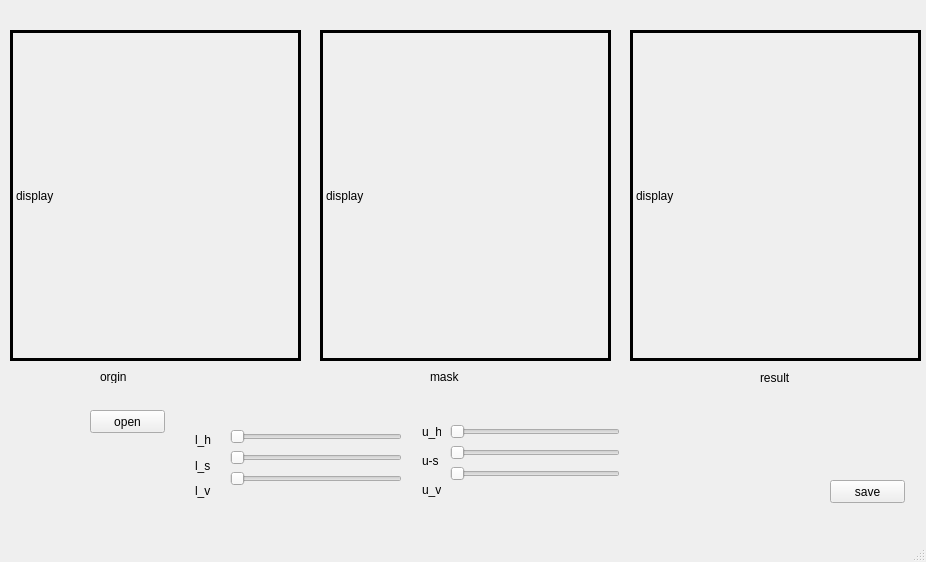
<?xml version="1.0" encoding="UTF-8"?>
<ui version="4.0">
 <class>MainWindow</class>
 <widget class="QMainWindow" name="MainWindow">
  <property name="geometry">
   <rect>
    <x>0</x>
    <y>0</y>
    <width>926</width>
    <height>562</height>
   </rect>
  </property>
  <property name="windowTitle">
   <string>MainWindow</string>
  </property>
  <widget class="QWidget" name="centralwidget">
   <widget class="QWidget" name="verticalLayoutWidget_4">
    <property name="geometry">
     <rect>
      <x>450</x>
      <y>420</y>
      <width>170</width>
      <height>89</height>
     </rect>
    </property>
    <layout class="QVBoxLayout" name="verticalLayout_4">
     <property name="topMargin">
      <number>4</number>
     </property>
     <item>
      <widget class="QSlider" name="tb_h">
       <property name="orientation">
        <enum>Qt::Horizontal</enum>
       </property>
      </widget>
     </item>
     <item>
      <widget class="QSlider" name="tb_s">
       <property name="orientation">
        <enum>Qt::Horizontal</enum>
       </property>
      </widget>
     </item>
     <item>
      <widget class="QSlider" name="tb_v">
       <property name="orientation">
        <enum>Qt::Horizontal</enum>
       </property>
      </widget>
     </item>
     <item>
      <spacer name="verticalSpacer_2">
       <property name="orientation">
        <enum>Qt::Vertical</enum>
       </property>
       <property name="sizeHint" stdset="0">
        <size>
         <width>20</width>
         <height>40</height>
        </size>
       </property>
      </spacer>
     </item>
    </layout>
   </widget>
   <widget class="QWidget" name="verticalLayoutWidget_5">
    <property name="geometry">
     <rect>
      <x>230</x>
      <y>420</y>
      <width>172</width>
      <height>94</height>
     </rect>
    </property>
    <layout class="QVBoxLayout" name="verticalLayout_5">
     <property name="topMargin">
      <number>9</number>
     </property>
     <item>
      <widget class="QSlider" name="tb_r">
       <property name="orientation">
        <enum>Qt::Horizontal</enum>
       </property>
      </widget>
     </item>
     <item>
      <widget class="QSlider" name="tb_g">
       <property name="orientation">
        <enum>Qt::Horizontal</enum>
       </property>
      </widget>
     </item>
     <item>
      <widget class="QSlider" name="tb_b">
       <property name="orientation">
        <enum>Qt::Horizontal</enum>
       </property>
      </widget>
     </item>
     <item>
      <spacer name="verticalSpacer">
       <property name="orientation">
        <enum>Qt::Vertical</enum>
       </property>
       <property name="sizeHint" stdset="0">
        <size>
         <width>20</width>
         <height>40</height>
        </size>
       </property>
      </spacer>
     </item>
    </layout>
   </widget>
   <widget class="QLabel" name="screen">
    <property name="geometry">
     <rect>
      <x>10</x>
      <y>30</y>
      <width>291</width>
      <height>331</height>
     </rect>
    </property>
    <property name="frameShape">
     <enum>QFrame::Box</enum>
    </property>
    <property name="lineWidth">
     <number>3</number>
    </property>
    <property name="text">
     <string>display</string>
    </property>
   </widget>
   <widget class="QPushButton" name="btn_open">
    <property name="geometry">
     <rect>
      <x>90</x>
      <y>410</y>
      <width>75</width>
      <height>23</height>
     </rect>
    </property>
    <property name="text">
     <string>open</string>
    </property>
   </widget>
   <widget class="QPushButton" name="btn_save">
    <property name="geometry">
     <rect>
      <x>830</x>
      <y>480</y>
      <width>75</width>
      <height>23</height>
     </rect>
    </property>
    <property name="text">
     <string>save</string>
    </property>
   </widget>
   <widget class="QLabel" name="screen_2">
    <property name="geometry">
     <rect>
      <x>320</x>
      <y>30</y>
      <width>291</width>
      <height>331</height>
     </rect>
    </property>
    <property name="frameShape">
     <enum>QFrame::Box</enum>
    </property>
    <property name="lineWidth">
     <number>3</number>
    </property>
    <property name="text">
     <string>display</string>
    </property>
   </widget>
   <widget class="QLabel" name="screen_3">
    <property name="geometry">
     <rect>
      <x>630</x>
      <y>30</y>
      <width>291</width>
      <height>331</height>
     </rect>
    </property>
    <property name="frameShape">
     <enum>QFrame::Box</enum>
    </property>
    <property name="lineWidth">
     <number>3</number>
    </property>
    <property name="text">
     <string>display</string>
    </property>
   </widget>
   <widget class="QLabel" name="label_7">
    <property name="geometry">
     <rect>
      <x>100</x>
      <y>370</y>
      <width>47</width>
      <height>13</height>
     </rect>
    </property>
    <property name="text">
     <string>orgin</string>
    </property>
   </widget>
   <widget class="QLabel" name="label_8">
    <property name="geometry">
     <rect>
      <x>430</x>
      <y>370</y>
      <width>47</width>
      <height>13</height>
     </rect>
    </property>
    <property name="text">
     <string>mask</string>
    </property>
   </widget>
   <widget class="QLabel" name="label_9">
    <property name="geometry">
     <rect>
      <x>760</x>
      <y>370</y>
      <width>47</width>
      <height>16</height>
     </rect>
    </property>
    <property name="text">
     <string>result</string>
    </property>
   </widget>
   <widget class="QWidget" name="">
    <property name="geometry">
     <rect>
      <x>195</x>
      <y>430</y>
      <width>21</width>
      <height>71</height>
     </rect>
    </property>
    <layout class="QVBoxLayout" name="verticalLayout_3">
     <item>
      <widget class="QLabel" name="label">
       <property name="text">
        <string>l_h</string>
       </property>
      </widget>
     </item>
     <item>
      <widget class="QLabel" name="label_2">
       <property name="text">
        <string>l_s</string>
       </property>
      </widget>
     </item>
     <item>
      <widget class="QLabel" name="label_3">
       <property name="text">
        <string>l_v</string>
       </property>
      </widget>
     </item>
    </layout>
   </widget>
   <widget class="QWidget" name="">
    <property name="geometry">
     <rect>
      <x>420</x>
      <y>420</y>
      <width>21</width>
      <height>81</height>
     </rect>
    </property>
    <layout class="QVBoxLayout" name="verticalLayout_6">
     <property name="leftMargin">
      <number>2</number>
     </property>
     <property name="topMargin">
      <number>0</number>
     </property>
     <item>
      <widget class="QLabel" name="label_4">
       <property name="text">
        <string>u_h</string>
       </property>
      </widget>
     </item>
     <item>
      <widget class="QLabel" name="label_5">
       <property name="text">
        <string>u-s</string>
       </property>
      </widget>
     </item>
     <item>
      <widget class="QLabel" name="label_6">
       <property name="text">
        <string>u_v</string>
       </property>
      </widget>
     </item>
    </layout>
   </widget>
  </widget>
  <widget class="QMenuBar" name="menubar">
   <property name="geometry">
    <rect>
     <x>0</x>
     <y>0</y>
     <width>926</width>
     <height>21</height>
    </rect>
   </property>
  </widget>
  <widget class="QStatusBar" name="statusbar"/>
 </widget>
 <resources/>
 <connections/>
</ui>
